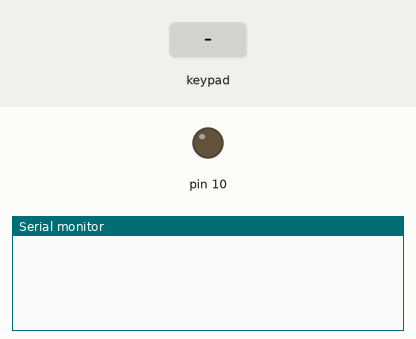
A sketch run on a simulated Arduino Uno, built with avr-gcc and run on an emulated ATmega328P. On the bench: output pins drawn as LEDs (lit = HIGH), the last lines printed to the serial monitor. The test bench sets the inputs (shaded band).

Above: at 1.2 s.
1.3 s: key 'D' pressed
At 2.4 s:
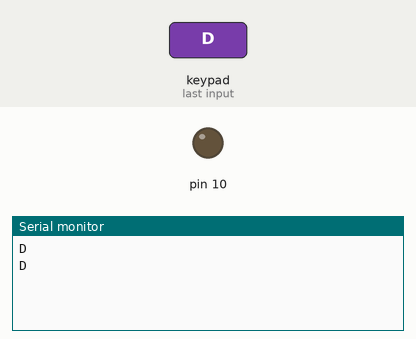
2.8 s: keypad keys 6 9 4 2 0 C 0 C pressed 0.4 s apart
At 6.0 s:
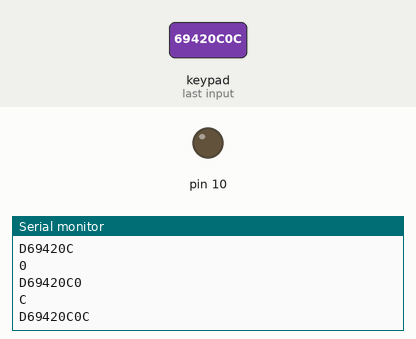
7.5 s: key 'C' pressed
At 8.4 s:
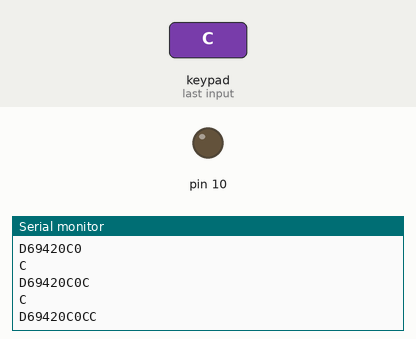
9.0 s: keypad keys 6 9 4 2 0 C 0 C # pressed 0.4 s apart
At 13.2 s:
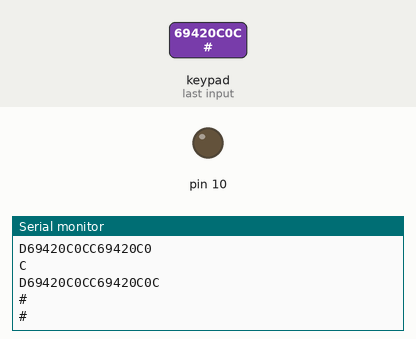
14.1 s: key 'B' pressed
At 14.8 s:
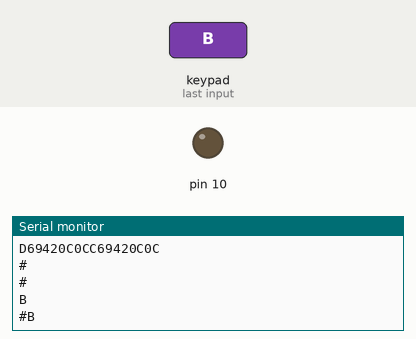
15.6 s: keypad keys 6 9 4 2 0 C 0 C * pressed 0.4 s apart
At 19.4 s:
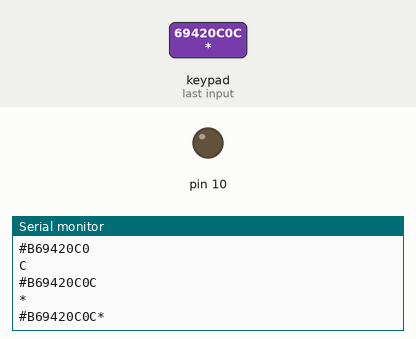
Timing chart, 0 to 20.9 s (numbered marks = the images above; inputs shaded):
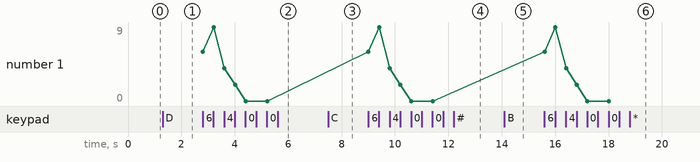

Measured:
- after the input at 1.3 s, the serial monitor: prints a new line at once (image 1)
- after the input at 2.8 s, the serial monitor: prints a new line at once (image 2)
- after the input at 7.5 s, the serial monitor: prints a new line at once (image 3)
- after the input at 9.0 s, the serial monitor: prints a new line at once (image 4)
- after the input at 14.1 s, the serial monitor: prints a new line at once (image 5)
- after the input at 15.6 s, the serial monitor: prints a new line at once (image 6)

The sketch:

keypadlock.ino
```cpp
#include <Keypad.h>

const byte ROWS = 4;
const byte COLS = 4;

char hexaKeys[ROWS][COLS] = {
  {'D', 'C', 'B', 'A'},
  {'#', '9', '6', '3'},
  {'0', '8', '5', '2'},
  {'*', '7', '4', '1'}
};

byte rowPins[ROWS] = {16, 5, 4, 0};
byte colPins[COLS] = {2, 14, 12, 13};

Keypad customKeypad = Keypad(makeKeymap(hexaKeys), rowPins, colPins, ROWS, COLS);

String password = "69420C0C";
String passwordBuffer;


void setup(){
  Serial.begin(9600);
  pinMode(10, OUTPUT);
}


void loop(){
  char customKey = customKeypad.getKey();

  if (customKey == '#') {
      passwordBuffer = ("");
      customKey == "";
      digitalWrite(10, LOW);
  }

  if (customKey == 'e') {
    if (passwordBuffer == password) {
      digitalWrite(10, HIGH);
    }
    passwordBuffer = "";
  }

  if (customKey){
    Serial.println(customKey);
    passwordBuffer.concat(customKey);
    Serial.println(passwordBuffer);
  }
}
```
